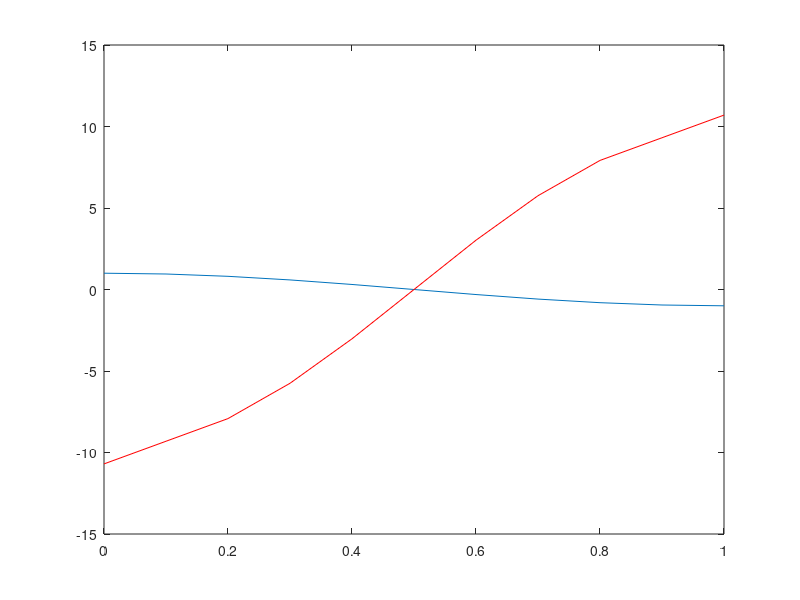

Here is the MATLAB script that generated this plot:
function derivada_segunda

  h = 0.1;
  x = 0:h:1;
  y = f(x);
  size = length(x)
  dy2 = zeros(1,size);

  for i=1 : size
    if( i == 1)
      dy2(i) = (1/(h^2)) * (2*y(i) - 5*y(i+1) + 4*y(i+2) - y(i+3) );
    elseif i == size
      dy2(i) = (1/(h^2)) * (2*y(i) - 5*y(i-1) + 4*y(i-2) - y(i-3));
    else
      dy2(i) = (1/(h^2)) * (y(i+1)- 2*y(i) + y(i-1));
    endif
  endfor

  plot(x,y, x,dy2,"r")

endfunction

function [y] = f(x)
  size = length(x);
  y = zeros(1,size);
  for i = 1 : size
    y(i) = cos(pi * x(i));
  endfor
  return
endfunction
